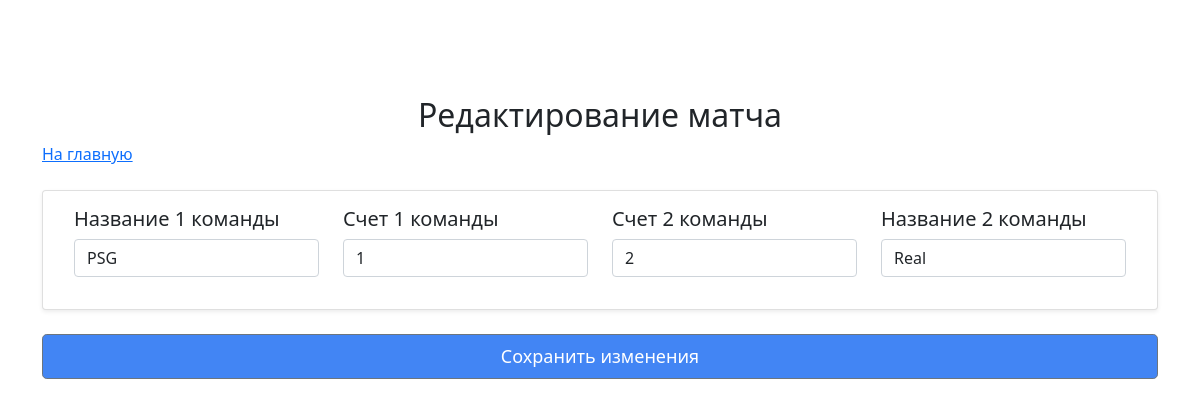
Page /editevent.php?id=3 on the committed database.
### tables this page shows
CREATE TABLE `Team` (
  `id` int NOT NULL COMMENT 'id команды',
  `Name` varchar(255) NOT NULL COMMENT 'наименование команды',
  `emblem` text COMMENT 'Эмблема команды'
);

CREATE TABLE `Game` (
  `id` int NOT NULL COMMENT 'id игры',
  `id_team1` int NOT NULL COMMENT 'id первой команды',
  `id_team2` int NOT NULL COMMENT 'id второй команды',
  `Goals1` int NOT NULL,
  `Goals2` int NOT NULL
);

### editevent.php (the view, shortened to what this page needs)
<?php
require "dbconnect.php";
$idMatch = $_GET['id'];
$sql = "SELECT Game.id, Game.id_team1, Game.id_team2, Game.Goals1, Game.Goals2 FROM Game WhERE Game.id=$idMatch";
$sqlgame = $conn->query($sql);
?>
<head>
    <link rel="stylesheet" href="https://cdn.jsdelivr.net/npm/bootstrap@4.6.0/dist/css/bootstrap.min.css">
    <link rel="stylesheet" href="https://cdn.jsdelivr.net/npm/bootstrap@5.1.3/dist/css/bootstrap.min.css">
  </head>
  <body>
  <?php
  foreach ($sqlgame as $games) :
    $id_team1=$games['id_team1'];
    $sqlname = $conn->query("SELECT Team.Name FROM Team WHERE Team.id = $id_team1");
    $name1 = $sqlname->fetch(PDO::FETCH_ASSOC);
    $id_team2=$games['id_team2'];
    $sqlname = $conn->query("SELECT Team.Name FROM Team WHERE Team.id = $id_team2");
    $name2 = $sqlname->fetch(PDO::FETCH_ASSOC);
    $goals1= $games['Goals1'];
    $goals2= $games['Goals2'];
endforeach;
?>
<div class="container pt-5">
        <h2 class="text-center mt-5">Редактирование матча</h2>
        <a href="/index.php">На главную</a>
        <form class="needs-validation" action="/matches.php?id=<?= $idMatch ?>" method="POST">
                    <div class="card mb-4 mt-4 shadow-sm">
                        <div class="card-body">
                            <div class="col">
                                <div class="row">
                                    <div class="col mb-3">
                                        <h5 for="exampleFormControlTextarea1" class="form-label">Название 1 команды
                                        </h5>
                                        <input type="varchar" class="form-control" name="Name1" id="Name1" value = "<?= $name1['Name'] ?>">
                                    </div>
                                    <div class="col mb-3">
                                        <h5 for="exampleFormControlTextarea1" class="form-label">Счет 1 команды
                                        </h5>
                                        <input type="varchar" class="form-control" name="Goals1" id="Goals1" value = "<?= $goals1?>">
                                    </div>
                                    <div class="col mb-3">
                                        <h5 for="exampleFormControlTextarea1" class="form-label">Счет 2 команды
                                        </h5>
                                        <input type="varchar" class="form-control" name="Goals2" id="Goals2" value = "<?= $goals2?>">
                                    </div>
                                    <div class="col mb-3">
                                        <h5 for="exampleFormControlTextarea1" class="form-label">Название 2 команды
                                        </h5>
                                        <input type="varchar" class="form-control" name="Name2" id="Name2" value = "<?= $name2['Name'] ?>">
                                    </div>
                                </div>
                            </div>
                        </div>
                    </div>
                    <button class="btn btn-secondary btn-lg btn-block" formaction="/edit.php?id=<?= $idMatch ?>" type="submit">Сохранить изменения</button>
        </form>
    </div>
</body>

### editevent.php (style rules this page uses)
.btn { float:right; background-color: #4285F4; font-size: 18px; color: white; }

### rows in the picture
team: Name1 "PSG"
game: Goals1 "1", Goals2 "2"
team: Name2 "Real"
